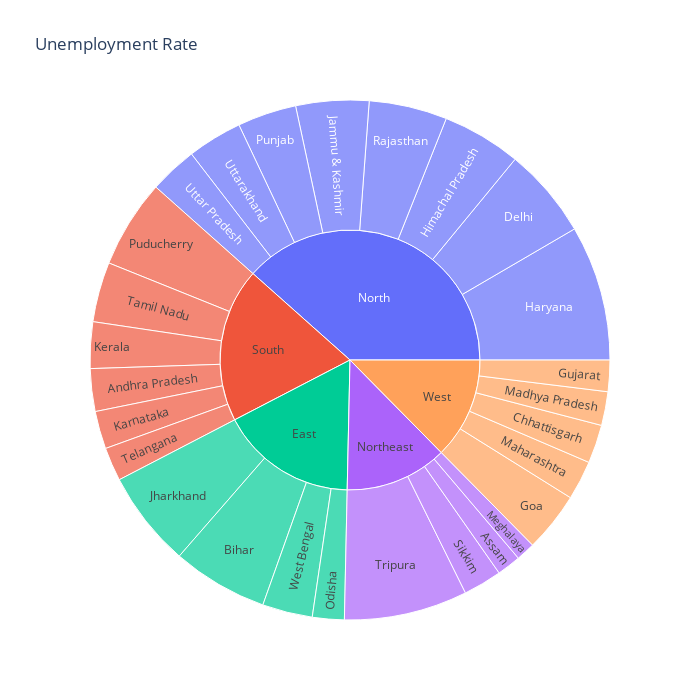

Notebook source saved alongside this figure:
### Markdown cell above
## Sunburst

### Code cell
unemployment=df[["states","Region","Estimated Unemployment Rate"]]
fig=px.sunburst(unemployment,path=["Region","states"],
                values="Estimated Unemployment Rate",
                width=700,height=700,color_continuous_scale="RdY1Gn",title="Unemployment Rate")
fig.show()

### Figure 1 — Plotly figure (JSON) as saved in the notebook; plotly's stock layout.template omitted (floating-point values rounded to 4 significant figures)
{"data": [{"branchvalues": "total", "domain": {"x": [0, 1], "y": [0, 1]}, "hovertemplate": "labels=%{label}<br>Estimated Unemployment Rate=%{value}<br>parent=%{parent}<br>id=%{id}<extra></extra>", "ids": ["South/Andhra Pradesh", "Northeast/Assam", "East/Bihar", "West/Chhattisgarh", "North/Delhi", "West/Goa", "West/Gujarat", "North/Haryana", "North/Himachal Pradesh", "North/Jammu & Kashmir", "East/Jharkhand", "South/Karnataka", "South/Kerala", "West/Madhya Pradesh", "West/Maharashtra", "Northeast/Meghalaya", "East/Odisha", "South/Puducherry", "North/Punjab", "North/Rajasthan", "Northeast/Sikkim", "South/Tamil Nadu", "South/Telangana", "Northeast/Tripura", "North/Uttar Pradesh", "North/Uttarakhand", "East/West Bengal", "East", "North", "Northeast", "South", "West"], "labels": ["Andhra Pradesh", "Assam", "Bihar", "Chhattisgarh", "Delhi", "Goa", "Gujarat", "Haryana", "Himachal Pradesh", "Jammu & Kashmir", "Jharkhand", "Karnataka", "Kerala", "Madhya Pradesh", "Maharashtra", "Meghalaya", "Odisha", "Puducherry", "Punjab", "Rajasthan", "Sikkim", "Tamil Nadu", "Telangana", "Tripura", "Uttar Pradesh", "Uttarakhand", "West Bengal", "East", "North", "Northeast", "South", "West"], "name": "", "parents": ["South", "Northeast", "East", "West", "North", "West", "West", "North", "North", "North", "East", "South", "South", "West", "West", "Northeast", "East", "South", "North", "North", "Northeast", "South", "South", "Northeast", "North", "North", "East", "", "", "", "", ""], "type": "sunburst", "values": [86.64, 48.56, 194.7, 78.19, 184.1, 121.7, 63.76, 274.8, 160.7, 148.3, 195.4, 76.68, 94.34, 68.54, 79.79, 38.66, 64.62, 179.4, 119.8, 158.7, 78.34, 121.9, 68.33, 250.6, 97.37, 111.6, 101.9, 556.6, 1255.0, 416.1, 627.3, 411.9]}], "layout": {"height": 700, "legend": {"tracegroupgap": 0}, "title": {"text": "Unemployment Rate"}, "width": 700}}
